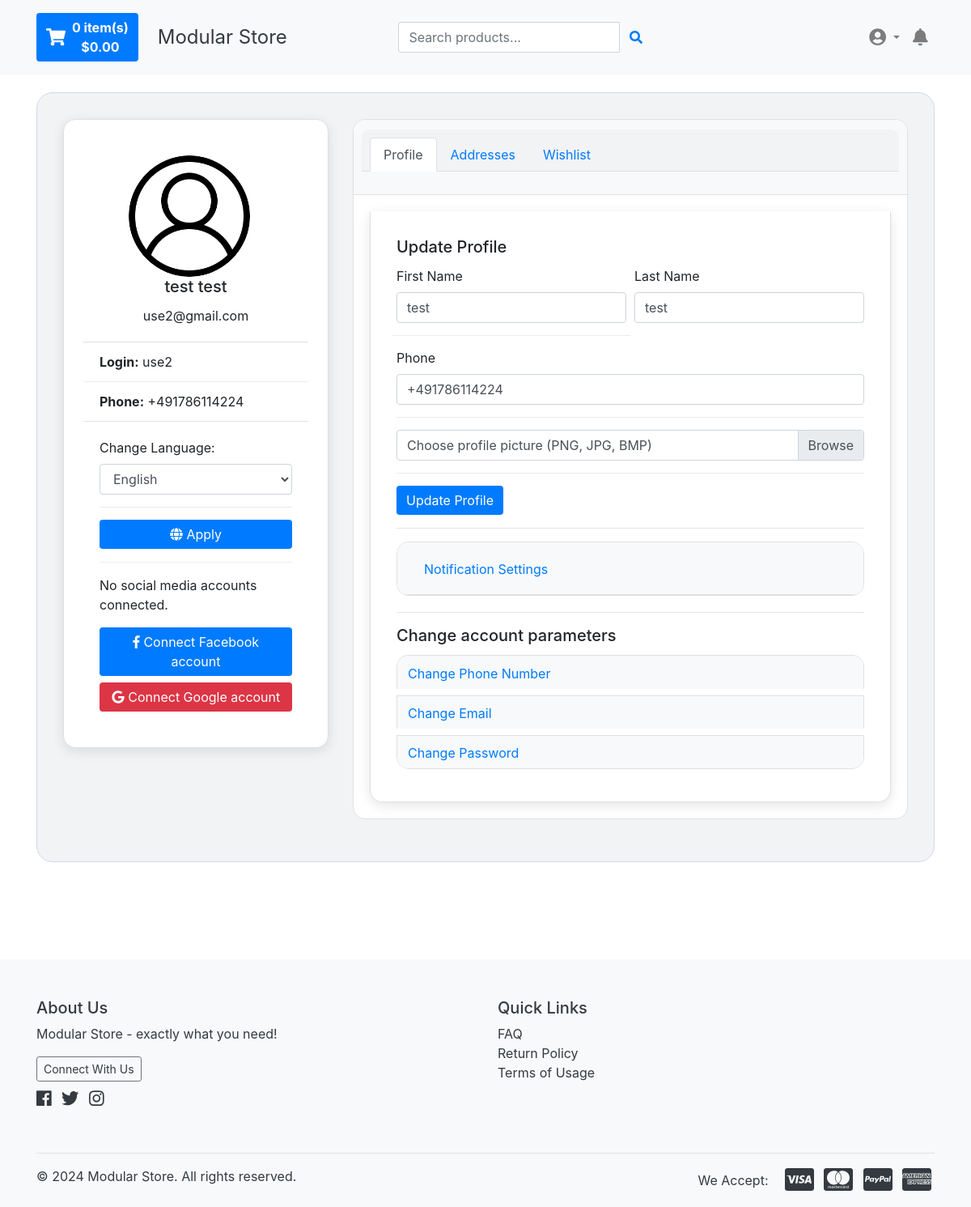
The app's page /profile/ (signed in), older data.
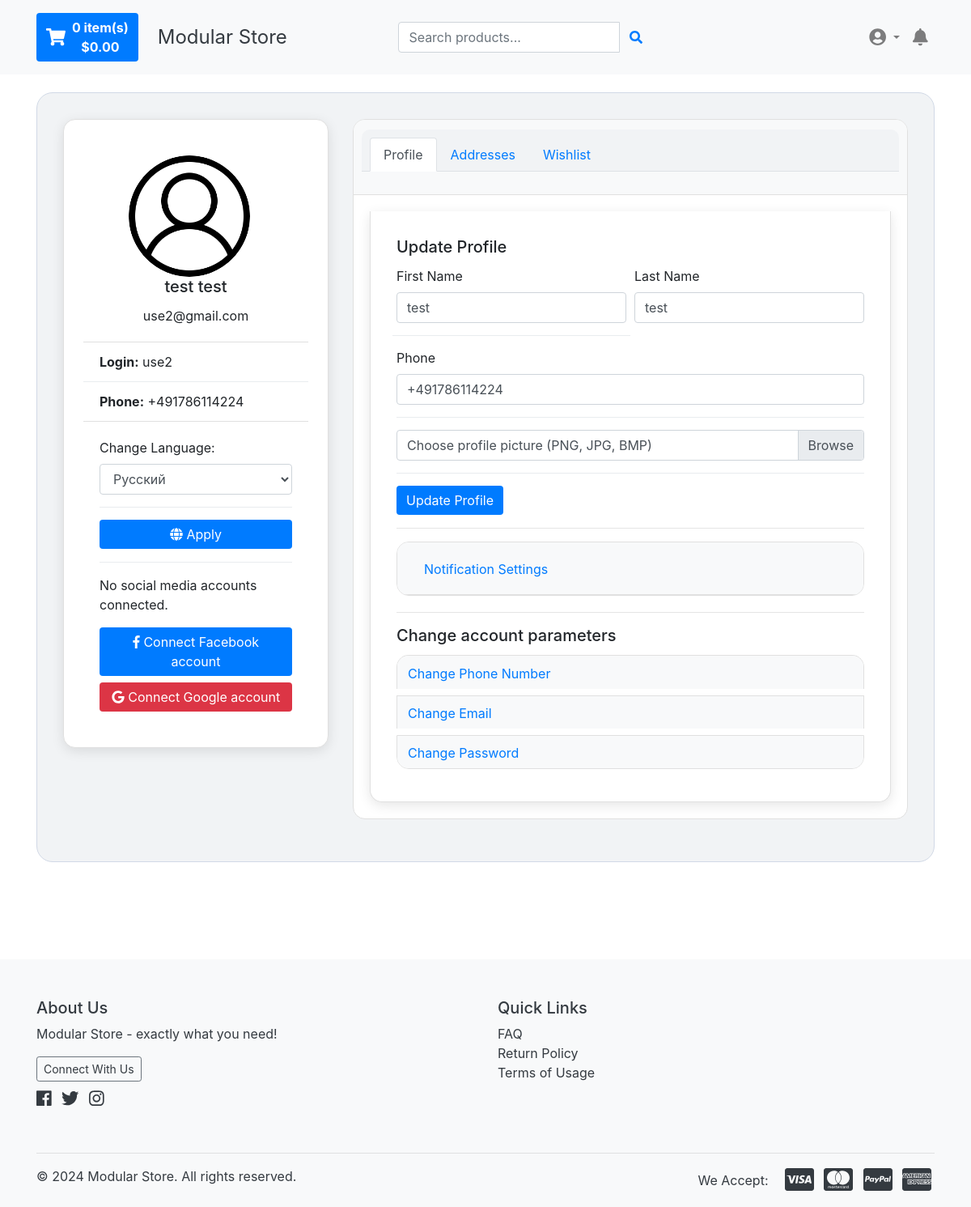
The same page, newer data.
### modules/db/models.py (models this page shows, shortened)
class User(Base, UserMixin):  # type: ignore
    __tablename__ = 'users'
    id: Mapped[int] = mapped_column(Integer, primary_key=True, autoincrement=True)
    username: Mapped[str] = mapped_column(Text, nullable=False, unique=True, index=True)
    password: Mapped[str] = mapped_column(Text, nullable=False)
    fname: Mapped[Optional[str]] = mapped_column(Text)
    lname: Mapped[Optional[str]] = mapped_column(Text)
    email: Mapped[Optional[str]] = mapped_column(Text, unique=True, index=True)
    phone: Mapped[Optional[str]] = mapped_column(Text)
    _profile_picture: Mapped[str] = mapped_column(Text, default='user-icon.png')
    language: Mapped[str] = mapped_column(String(5), default='en')
    stripe_customer_id: Mapped[str] = mapped_column(Text, default='nonexistent_stripe_customer_id')
    notifications_enabled: Mapped[bool] = mapped_column(Boolean, default=True)
    email_notifications_enabled: Mapped[bool] = mapped_column(Boolean, default=True)
    is_admin: Mapped[bool] = mapped_column(Boolean, default=False)
    is_active: Mapped[bool] = mapped_column(Boolean, default=True)
    addresses: Mapped[List["Address"]] = relationship('Address', backref='user', lazy='select')
    cart_items: Mapped[List["Cart"]] = relationship('Cart', backref='user', lazy='select')
    purchases: Mapped[List["Purchase"]] = relationship('Purchase', backref='user', lazy='select')
    reviews: Mapped[List["Review"]] = relationship('Review', backref='user', lazy='select')
    wishlist_items: Mapped[List["Wishlist"]] = relationship('Wishlist', backref='user',
                                                            lazy='dynamic')
    notifications: Mapped[List["Notification"]] = relationship('Notification',
                                                               backref='user', lazy='select')
    social_accounts: Mapped[List["SocialAccount"]] = relationship('SocialAccount',
                                                                  back_populates='user', lazy='select')
    recently_viewed_products: Mapped[List["RecentlyViewedProduct"]] = relationship('RecentlyViewedProduct',
                                                                                   backref='user', lazy='select')
    preferences: Mapped[List["UserPreference"]] = relationship('UserPreference',
                                                               backref='user', lazy='select')
    @hybrid_property
    def profile_picture(self) -> str:
        if self._profile_picture is None:
            return 'user-icon.png'
        image_path = os.path.join(AppConfig.PROFILE_PICS_FOLDER, str(self._profile_picture))
        if not os.path.exists(image_path) or not os.path.isfile(image_path):
            return 'user-icon.png'
        return str(self._profile_picture)

### modules/profile/views.py (the view)
@profile_bp.route('/', methods=['GET', 'POST'])
@login_required_with_message(message=_("You must be logged in to open profile."))
def profile_info() -> ResponseValue:
    if request.method == 'POST':
        handle_profile_update()
    return render_template('profile.html',
                           user=current_user,
                           languages=AppConfig.LANGUAGES,
                           lang_names=AppConfig.LANGUAGE_NAMES)

### modules/db/database.py (called while the page is built)
    @property
    def session(self) -> scoped_session[Session]:
        if self._session is None:
            if self._app is None:
                raise RuntimeError("Application not initialized. Call init_app() first.")
            self._session = self.create_session(self.engine)
        return self._session

    def open(self) -> None:
        pass  # The session is now created on-demand

    def close(self, exception: Exception) -> None:
        if self._session is not None:
            self._session.remove()

### modules/db/models.py (called while the page is built)
    @property
    def image(self) -> str:
        if self._image is None:
            return 'goods-icon.png'
        image_path = os.path.join(AppConfig.GOODS_PICS_FOLDER, str(self._image))
        if not os.path.exists(image_path) or not os.path.isfile(image_path):
            return 'goods-icon.png'
        return self._image

### modules/extensions/utils.py (called while the page is built)
def get_locale() -> str:
    if current_user.is_authenticated:
        return current_user.language or AppConfig.DEFAULT_LANG
    accept_languages = request.accept_languages or LanguageAccept()
    best_match = accept_languages.best_match(AppConfig.LANGUAGES)
    return best_match or AppConfig.DEFAULT_LANG

### templates/profile.html (shortened to what the changed rows need)
{% extends 'base.html' %}
{% block body %}
    <link href="{{ url_for('static', filename='css/profile_page.css') }}" rel="stylesheet" type="text/css">
    <div class="container mt-4 bento-box profile-container">
        <div class="row">
            <div class="col-md-4">
                <div class="card bento-item user-info-card">
                    <div class="card-body text-center">
                        <img src="{{ url_for('static', filename='img/profile_pictures/' + user.profile_picture) if user.profile_picture else url_for('static', filename='img/user-icon.png') }}"
                             alt="Profile Picture" class="mr-3 rounded-circle lazy img-fluid" width="150">
                        <h5 class="card-title">{{ user.fname }} {{ user.lname }}</h5>
                        <p class="card-text">{{ user.email }}</p>
                    </div>
                    <ul class="list-group list-group-flush">
                        <li class="list-group-item"><strong>{{ _('Login') }}:</strong> {{ user.username }}</li>
                        <li class="list-group-item"><strong>{{ _('Phone') }}:</strong> {{ user.phone }}</li>
                    </ul>
                    <div class="card-body">
                        <form method="POST" action="{{ url_for('profile.profile_info') }}">
                            <div class="form-group">
                                <label for="language">{{ _('Change Language') }}:</label>
                                <select class="form-control" id="language" name="language">
                                    {% for lang_code in languages %}
                                        <option value="{{ lang_code }}"
                                                {% if user.language == lang_code %}selected{% endif %}>{{ lang_names.get(lang_code, lang_code) }}</option>
                                    {% endfor %}
                                </select>
                            </div>
                        </form>
                    </div>
                </div>
            </div>
            <div class="col-md-8">
                <div class="card">
                    <div class="card-body">
                        <div class="tab-content">
                            <div class="tab-pane active" id="profile">
                                <form method="POST" action="{{ url_for('profile.profile_info') }}"
                                      enctype="multipart/form-data">
                                    <div class="form-row">
                                        <div class="form-group col-md-6">
                                            <label for="fname">{{ _('First Name') }}</label>
                                            <input type="text" class="form-control" id="fname" name="fname"
                                                   value="{{ user.fname }}">
                                        </div>
                                        <div class="form-group col-md-6">
                                            <label for="lname">{{ _('Last Name') }}</label>
                                            <input type="text" class="form-control" id="lname" name="lname"
                                                   value="{{ user.lname }}">
                                        </div>
                                    </div>
                                    <div class="form-group">
                                        <label for="phone">{{ _('Phone') }}</label>
                                        <input type="text" class="form-control" id="phone" name="phone"
                                               value="{{ user.phone }}">
                                    </div>
                                </form>
                                <div class="card">
                                    <div class="card-header" id="headingNotifications">
                                        <h2 class="mb-0">
                                            <button class="btn btn-link collapsed" type="button" data-toggle="collapse"
                                                    data-target="#collapseNotifications" aria-expanded="false"
                                                    aria-controls="collapseNotifications">
                                                {{ _('Notification Settings') }}
                                            </button>
                                        </h2>
                                    </div>
                                </div>
                                <div class="accordion" id="changeCredentials">
                                    <div class="card">
                                        <div class="card-header" id="headingPhone">
                                            <h2 class="mb-0">
                                                <button class="btn btn-link collapsed" type="button"
                                                        data-toggle="collapse" data-target="#collapsePhone"
                                                        aria-expanded="false" aria-controls="collapsePhone">
                                                    {{ _('Change Phone Number') }}
                                                </button>
                                            </h2>
                                        </div>
                                    </div>
                                    <div class="card">
                                        <div class="card-header" id="headingEmail">
                                            <h2 class="mb-0">
                                                <button class="btn btn-link" type="button" data-toggle="collapse"
                                                        data-target="#collapseEmail" aria-expanded="false"
                                                        aria-controls="collapseEmail">
                                                    {{ _('Change Email') }}
                                                </button>
                                            </h2>
                                        </div>
                                    </div>
                                    <div class="card">
                                        <div class="card-header" id="headingPassword">
                                            <h2 class="mb-0">
                                                <button class="btn btn-link collapsed" type="button"
                                                        data-toggle="collapse" data-target="#collapsePassword"
                                                        aria-expanded="false" aria-controls="collapsePassword">
                                                    {{ _('Change Password') }}
                                                </button>
                                            </h2>
                                        </div>
                                    </div>
                                </div>
                            </div>
                        </div>
                    </div>
                </div>
            </div>
        </div>
    </div>
{% endblock %}

Row changes from the older to the newer data that the page shows:
changed User "test": language "English" → "Русский"
